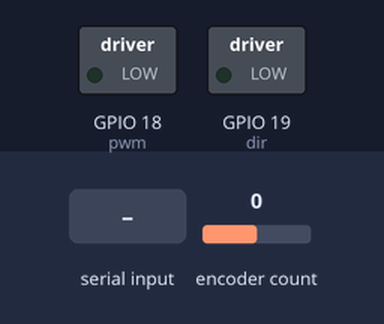
The sketch below on a simulated ESP32. Shown: switched loads named in the sketch (green lamp = pin HIGH). Inputs (shaded band) come from the test bench; at power-on: encoder count 0. What the sketch prints to the serial monitor is not drawn.

Above: at 1.2 s.
1.3 s: "y" received over Serial
At 2.6 s:
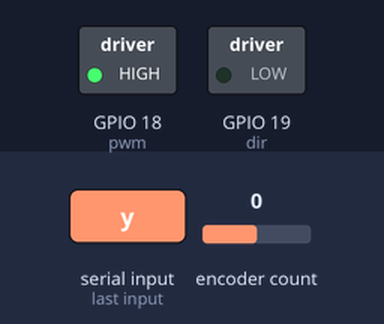
3.2 s: encoder count set to 4
6.2 s: encoder count set to 5
At 7.4 s:
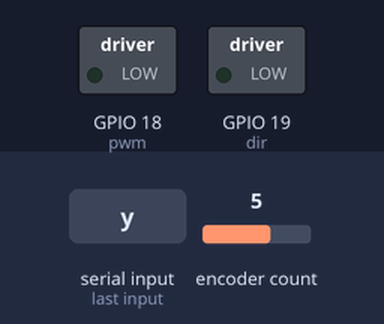
7.8 s: encoder count set to 6
At 8.6 s:
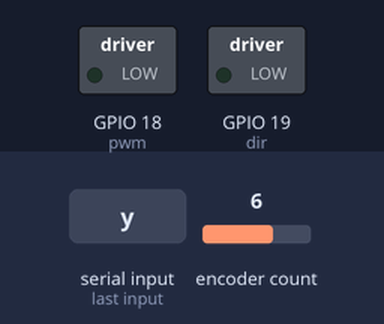
9.4 s: encoder count set to 10
At 9.55 s:
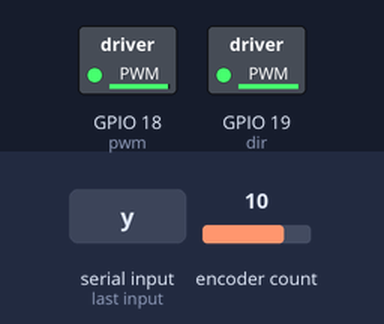
11.1 s: encoder count set to 9
At 12.0 s:
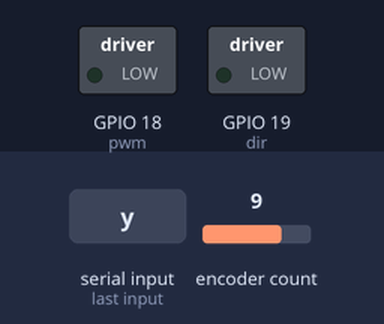
Timing chart, 0 to 13.7 s (numbered marks = the images above; inputs shaded):
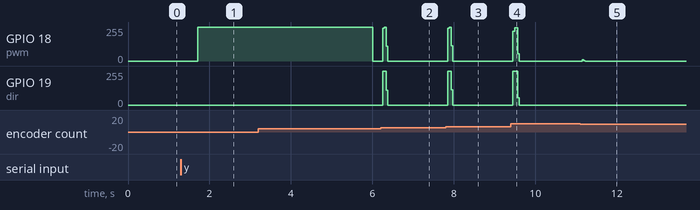

The sketch:

motor_tuning.ino
```cpp
#include <ESP32Encoder.h>

enum GainTuningState {
  KP,
  KI,
  KD,
};

enum TestState {
  STEP,
  RAMP,
  SIN,
};

const int encoderA = 36;
const int encoderB = 39;
const int pwm = 18;
const int dir = 19;
const int pwmFreq = 20000;
const int pwmRes = 10;
const int maxDutyCnt = pow(2, pwmRes) - 1 ;
const int encoderCPR = 64;
const float gearRatio = 18.75;
const float countsPerRev = ((float)encoderCPR) * gearRatio;
const float alpha = 0.2;
const float vel2DutyScale = 1.0 / 57.01364;
const float vel2DutyOffset = -1.805 * vel2DutyScale;

ESP32Encoder encoder;
int commandedDuty = 0;
int64_t currentCount = 0;
int64_t prevCount = 0;
float currentVel = 0.0;
float prevVel = 0.0;
float kp = 0.22;
float ki = 0.2;
float kd = 0.002;
float currentTime, prevTime, stepStart, rampStart;
enum GainTuningState gainState = KP;
enum TestState testState = STEP;
bool doStep = false;
float setpoint = 0.0;
float desiredVel = 6.0;
float velIntError = 0.0;
float prevVelError = 0.0;
bool negSetpoint = false;
bool useRamp = false;
bool useSin = false;
float rampTime = 3.0;

void setup() {
  Serial.begin(115200);
  encoder.attachFullQuad(encoderA, encoderB);
  encoder.setCount(0);

  pinMode(dir, OUTPUT);
  digitalWrite(dir, LOW);
  ledcAttach(pwm, pwmFreq, pwmRes);
  ledcWrite(pwm, commandedDuty);

  currentTime = micros() / 1e6f;
  prevTime = currentTime;
}

void loop() {
  if (Serial.available()) {
    char input = Serial.read();
    float adjustment = 0.0;
    switch (input) {
      case 'w':
        if (gainState == KD) {
          adjustment = 0.001;
        } else {
          adjustment = 0.01;
        }
        break;

      case 's':
        if (gainState == KD) {
          adjustment = -0.001;
        } else {
          adjustment = -0.01;
        }
        break;

      case 'p':
        gainState = KP;
        break;

      case 'i':
        gainState = KI;
        break;

      case 'd':
        gainState = KD;
        break;

      case 't':
        testState = STEP;
        break;

      case 'y':
        testState = RAMP;
        break;

      case 'u':
        testState = SIN;
        break;

      // Increase desired speed
      case 'r':
        desiredVel += 1.0;
        break;


      // Decrease desired speed
      case 'f':
        desiredVel -= 1.0;
        break;


      // Increase ramp time
      case 'a':
        rampTime += 0.1;
        break;


      // Decrease acceleration
      case 'z':
        rampTime -= 0.1;
        break;


      // Activate speed command
      case 'g':
        if (testState == STEP) {
          setpoint = desiredVel;
          stepStart = micros() / 1e6f;
          prevTime = stepStart;
        } else if (testState == RAMP)  {
          setpoint = 0.0;
          rampStart = micros() / 1e6f;
          prevTime = rampStart;
        }
        break;
    }

    if (gainState == KP) {
      kp += adjustment;
      Serial.print("Kp = ");
      Serial.println(kp, 4);

    } else if (gainState == KI) {
      ki += adjustment;
      Serial.print("Ki = ");
      Serial.println(ki, 4);

    } else if (gainState == KD) {
      kd += adjustment;
      Serial.print("Kd = ");
      Serial.println(kd, 4);
    }
  }

  currentCount = encoder.getCount();
  currentTime = micros() / 1e6f;
  float dAngle = ((currentCount - prevCount) / countsPerRev) * TWO_PI;
  float dTime = currentTime - prevTime;
  if (dTime >= 0.005f) {

    if (testState == STEP) {
      float dStepTime = currentTime - stepStart;
      if (dStepTime > 6.0) {
        setpoint = 0.0;
        negSetpoint = false;
        digitalWrite(dir, LOW);
        ledcWrite(pwm, 0);
      } else if (!negSetpoint && dStepTime > 3.0) {
        setpoint = -setpoint;
        negSetpoint = true;
      }
    } else if (testState == RAMP) {
      float dRampTime = currentTime - rampStart;
      if (dRampTime > rampTime + 3.0) {
        setpoint = 0.0;
        digitalWrite(dir, LOW);
        ledcWrite(pwm, 0);
      } else if (dRampTime < rampTime) {
        setpoint = desiredVel * (dRampTime / rampTime);
      }
    }

    currentVel = alpha * (dAngle / dTime) + (1.0f - alpha) * prevVel;
    float velError = setpoint - currentVel;
    float pTerm = kp * velError;

    if (abs(setpoint) < 1.5) {
      velIntError = 0.0;
    } else {
      velIntError += velError * dTime;
    }
    float iTerm = ki * velIntError;
    iTerm = constrain(iTerm, -0.45, 0.45);

    float velDerError = (velError - prevVelError) / dTime;
    float dTerm = kd * velDerError;

    float duty = pTerm + iTerm + dTerm;
    commandedDuty = (int)(duty * maxDutyCnt);
    commandedDuty = constrain(commandedDuty, -1023, 1023);
    if (commandedDuty >= 0) {
      digitalWrite(dir, LOW);     // forward
      ledcWrite(pwm, commandedDuty);
    } else {
      digitalWrite(dir, HIGH);    // reverse
      ledcWrite(pwm, 1023 + commandedDuty);
    }
    Serial.print(desiredVel);
    Serial.print(",");
    Serial.print(-desiredVel);
    Serial.print(",");
    Serial.print(setpoint);
    Serial.print(",");
    Serial.print(currentVel);
    Serial.print(",");
    Serial.print(kp);
    Serial.print(",");
    Serial.print(ki);
    Serial.print(",");
    Serial.print(kd,4);
    Serial.print(",");
    Serial.print(gainState);
    Serial.print(",");
    Serial.println(testState);

    prevCount = currentCount;
    prevTime = currentTime;
    prevVel = currentVel;
    prevVelError = velError;
  }
}
```

Measured:
- after the input at 1.3 s, GPIO 18 (pwm): 0/255 → 255/255 after 0.41 s
- after the input at 6.2 s, GPIO 18 (pwm): 0/255 → 246/255 after 0.05 s, → 253/255 0.04 s later, → 112/255 0.04 s later, → 0/255 0.04 s later; GPIO 19 (dir): 0/255 → 254/255 after 0.05 s, → 0/255 0.08 s later
- after the input at 7.8 s, GPIO 18 (pwm): 0/255 → 246/255 after 0.05 s, → 253/255 0.04 s later, → 113/255 0.04 s later, → 0/255 0.04 s later; GPIO 19 (dir): 0/255 → 254/255 after 0.05 s, → 0/255 0.08 s later
- after the input at 9.4 s, GPIO 18 (pwm): 0/255 → 248/255 after 0.05 s, → 0/255 0.12 s later; GPIO 19 (dir): 0/255 → 254/255 after 0.05 s, → 0/255 0.12 s later
- after the input at 11.1 s, GPIO 18 (pwm): 0/255 → 8/255 after 0.05 s, → 1/255 0.04 s later, → 0/255 0.04 s later
